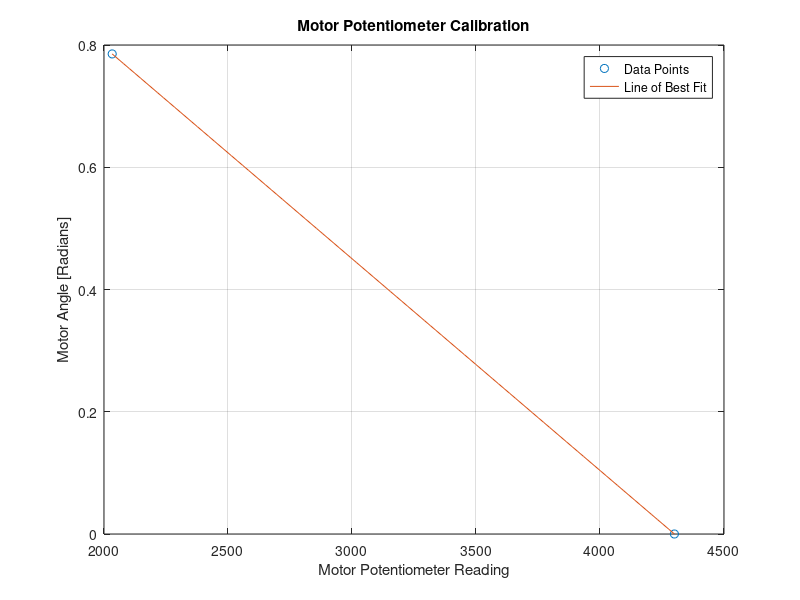
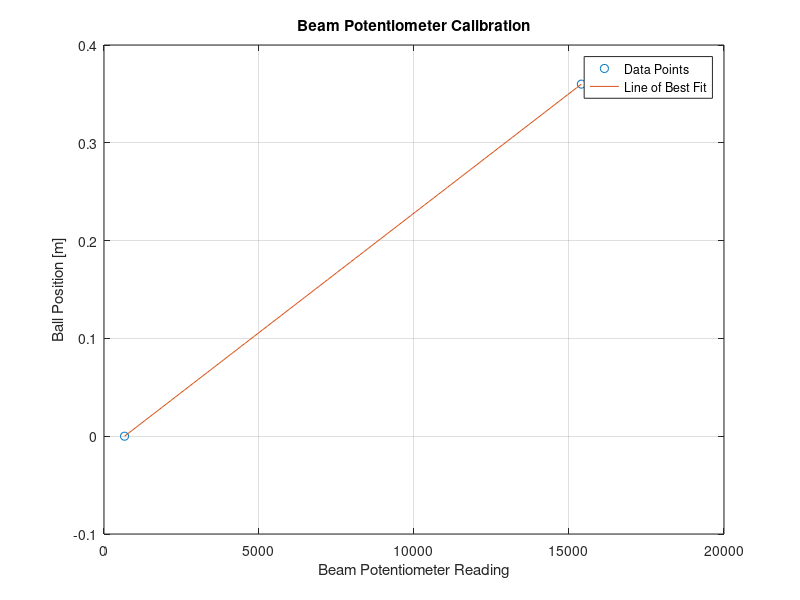

These charts were generated, in order, by the following MATLAB code:
%% Motor Potentiometer Reading vs. Motor Angle

% Define calibration data
motor_angle = [0, pi/4];  % no longer having pi/4 and -pi/4 since
motor_pot = [4300, 2033]; % most important to have accurate 0


% Calculate slope and intercept
motor_coefs = polyfit(motor_pot, motor_angle, 1);

% Generate fitted values
motor_x_fit = linspace(min(motor_pot), max(motor_pot), 100);
motor_y_fit = polyval(motor_coefs, motor_x_fit);

% Plot
figure;
plot(motor_pot, motor_angle, 'o', 'DisplayName', 'Data Points');
hold on;
plot(motor_x_fit, motor_y_fit, '-', 'DisplayName', 'Line of Best Fit');

xlabel('Motor Potentiometer Reading');
ylabel('Motor Angle [Radians]');
title('Motor Potentiometer Calibration');
legend show;
grid on;
hold off;


%% Beam Potentiometer Reading vs. Ball Position

% Define calibration data
ball_position = [0, 0.36];
beam_pot = [662.78, 15398.47];

% Calculate slope and intercept
beam_coefs = polyfit(beam_pot, ball_position, 1);

% Generate fitted values
beam_x_fit = linspace(min(beam_pot), max(beam_pot), 100);
beam_y_fit = polyval(beam_coefs, beam_x_fit);

% Plot
figure;
plot(beam_pot, ball_position, 'o', 'DisplayName', 'Data Points');
hold on;
plot(beam_x_fit, beam_y_fit, '-', 'DisplayName', 'Line of Best Fit');

xlabel('Beam Potentiometer Reading');
ylabel('Ball Position [m]');
title('Beam Potentiometer Calibration');
legend show;
grid on;
hold off;


%% Display Calibration Coefficients

fprintf('Motor Calibration:\n');
fprintf('Slope: %.8f\n', motor_coefs(1));
fprintf('Intercept: %.8f\n\n', motor_coefs(2));

fprintf('Beam Calibration:\n');
fprintf('Slope: %.8f\n', beam_coefs(1));
fprintf('Intercept: %.8f\n', beam_coefs(2));
